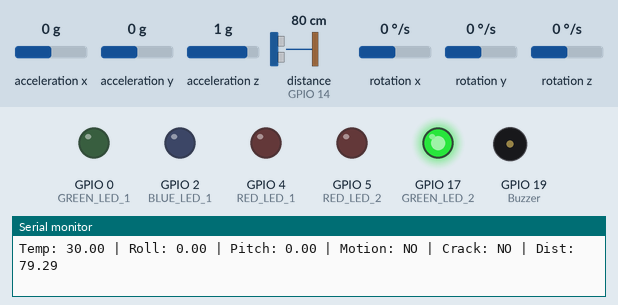
Simulated run of this sketch. Board: ESP32. Parts: output pins drawn as LEDs (lit = HIGH), buzzer (waves = sounding), the last lines printed to the serial monitor. Wiring (inferred from the names in the program): ultrasonic range finder: trigger GPIO 12; echo GPIO 14; MPU-6050 motion sensor at I2C address 0x68. The test bench sets the inputs (shaded band); at power-on: acceleration x 0 g, acceleration z 1 g, acceleration y 0 g, distance to the obstacle (sensor on GPIO 14) 80 cm, rotation x 0 °/s, rotation y 0 °/s, rotation z 0 °/s. The echo pulse lasts 58.3 µs per cm; WiFi joins after 1.5 s; servers stay silent unless stated; pins used as bus, display or sensor lines are not drawn.

Above: at 7.8 s.
7.9 s: acceleration x set to -0.5 g
9.4 s: acceleration x set to -0.8 g
At 9.9 s:
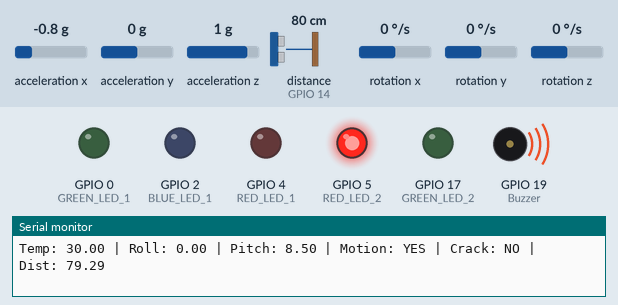
At 12.2 s:
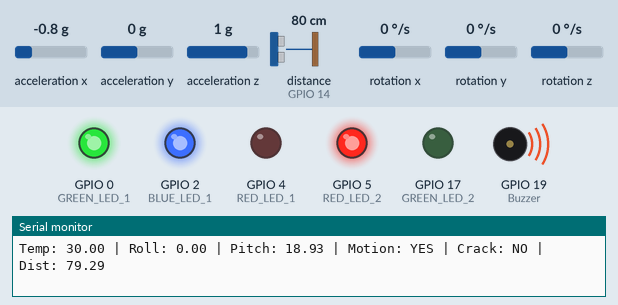
12.4 s: acceleration z set to -0.8 g
At 13.7 s:
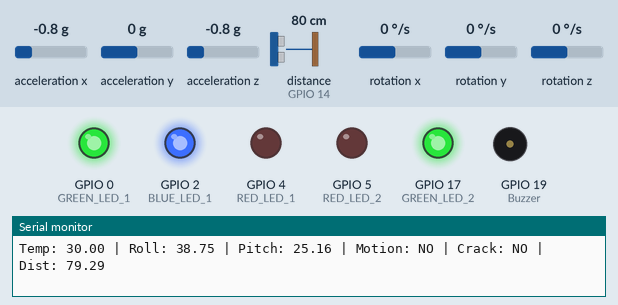
Timing chart, 0 to 15.5 s (numbered marks = the images above; inputs shaded):
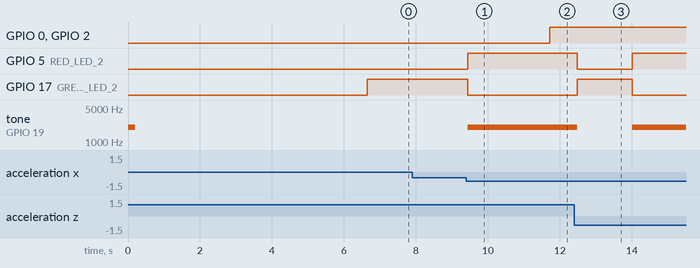

The sketch:

Bridge_Health_Monitoring.ino
```cpp
#define BLYNK_TEMPLATE_ID "TMPL3czJnlmzo"
#define BLYNK_TEMPLATE_NAME "Bridge Health Monitoring Shreyas"
#define BLYNK_AUTH_TOKEN "SNkEqQ0cNqoatX91OtsrP_5WF4cJ7hNR"

#include <Wire.h>
#include <WiFi.h>
#include <WiFiClient.h>
#include <BlynkSimpleEsp32.h>

// WiFi Credentials
char ssid[] = "Rakesh Rocky";
char pass[] = "nu1rs59j4k";

// MPU6250/6500
#define MPU_ADDR 0x68
// Ultrasonic - Updated Pin naming to match logic
#define TRIG_PIN 12
#define ECHO_PIN 14
#define SOUND_SPEED 0.034

#define RED_LED_1 4
#define RED_LED_2 5
#define BLUE_LED_1 2
#define BLUE_LED_2 16
#define GREEN_LED_1 0
#define GREEN_LED_2 17
#define Buzzer 19

// MPU6050 Variables
int16_t ax, ay, az, gx, gy, gz, tempRaw;
float ax_off = 0, ay_off = 0, az_off = 0;
float gx_off = 0, gy_off = 0, gz_off = 0;
float temp_offset = 0;
float roll = 0, pitch = 0;
unsigned long prevTime = 0;

float crackThreshold = 3.0;
float baseDistance = 0;
bool crackDetected = false;

// Motion detection
float accel_threshold = 0.2;
float gyro_threshold = 20.0;

// Connection Flags & Timer
bool isWiFiConnected = false;
bool isBlynkConnected = false;
BlynkTimer timer;

void setup() {
  Serial.begin(115200);

  // LED & Buzzer Setup
  pinMode(RED_LED_1, OUTPUT);
  pinMode(RED_LED_2, OUTPUT);
  pinMode(BLUE_LED_1, OUTPUT);
  pinMode(GREEN_LED_1, OUTPUT);
  pinMode(GREEN_LED_2, OUTPUT);
  pinMode(Buzzer, OUTPUT);
  tone(Buzzer, 2000, 200);

  pinMode(TRIG_PIN, OUTPUT);
  pinMode(ECHO_PIN, INPUT);

  // MPU6050 Initialization
  Wire.begin(21, 22);
  delay(200);
  Wire.beginTransmission(MPU_ADDR);
  Wire.write(0x6B);
  Wire.write(0x00);
  Wire.endTransmission(true);
  Serial.println("MPU Initialized");

  delay(2000);
  calibrateIMU();
  calibrateTemperature();

  // --- NEW: Initialize Base Distance ---
  baseDistance = getUltrasonicDistance();
  // If first reading fails, set a default or retry
  if(baseDistance <= 0) baseDistance = 20.0;
  Serial.print("Base Distance Set: ");
  Serial.println(baseDistance);

  prevTime = millis();

  WiFi.begin(ssid, pass);
  Blynk.config(BLYNK_AUTH_TOKEN);

  timer.setInterval(5000L, checkConnections);
  timer.setInterval(1000L, sendDataToBlynk);
}

void checkConnections() {
  if (WiFi.status() == WL_CONNECTED) {
    isWiFiConnected = true;
    digitalWrite(BLUE_LED_1, HIGH);
    digitalWrite(RED_LED_1, LOW);
  } else {
    isWiFiConnected = false;
    digitalWrite(BLUE_LED_1, LOW);
    digitalWrite(RED_LED_1, HIGH);
    WiFi.begin(ssid, pass);
  }

  isBlynkConnected = Blynk.connected();
  if (isBlynkConnected) {
    digitalWrite(GREEN_LED_1, HIGH);
    Blynk.virtualWrite(V0, "SYSTEM ACTIVE");
  } else {
    digitalWrite(GREEN_LED_1, LOW);
    if(isWiFiConnected) {
      Blynk.connect();
      Blynk.virtualWrite(V0, "SYSTEM OFFLINE");
    }
  }
}

void loop() {
  timer.run();

  if (WiFi.status() == WL_CONNECTED) {
    Blynk.run();
  }

  readMPU();

  // --- FIXED: Crack Detection Logic ---
  float currentDistance = getUltrasonicDistance();

  if (currentDistance > 0) {
    if (currentDistance > (baseDistance + crackThreshold)) {
      crackDetected = true;
    } else {
      crackDetected = false;
    }
  }

  unsigned long currentTime = millis();
  float dt = (currentTime - prevTime) / 1000.0;
  prevTime = currentTime;

  float ax_g = (ax - ax_off) / 16384.0;
  float ay_g = (ay - ay_off) / 16384.0;
  float az_g = (az - az_off) / 16384.0;
  float gx_dps = (gx - gx_off) / 131.0;
  float gy_dps = (gy - gy_off) / 131.0;
  float gz_dps = (gz - gz_off) / 131.0;

  float temperature = ((tempRaw / 340.0) + 36.53) - temp_offset;

  float roll_acc = atan2(ay_g, az_g) * 57.3;
  float pitch_acc = atan2(-ax_g, sqrt(ay_g * ay_g + az_g * az_g)) * 57.3;

  float alpha = 0.98;
  roll = alpha * (roll + gx_dps * dt) + (1 - alpha) * roll_acc;
  pitch = alpha * (pitch + gy_dps * dt) + (1 - alpha) * pitch_acc;

  float accel_mag = sqrt(ax_g*ax_g + ay_g*ay_g + az_g*az_g);
  bool motionDetected = false;

  if (fabs(accel_mag - 1.0) > accel_threshold ||
      fabs(gx_dps) > gyro_threshold ||
      fabs(gy_dps) > gyro_threshold ||
      fabs(gz_dps) > gyro_threshold) {
    motionDetected = true;
  }

  // Updated Alarm Logic to include crack detection
  if (motionDetected || abs(roll) > 45 || crackDetected) {
    tone(Buzzer, 2000);
    digitalWrite(RED_LED_2, HIGH);
    digitalWrite(GREEN_LED_2, LOW);
  } else {
    noTone(Buzzer);
    digitalWrite(RED_LED_2, LOW);
    digitalWrite(GREEN_LED_2, HIGH);
  }

  // if(crackDetected){
  //   tone(Buzzer, 2000);
  //   digitalWrite(RED_LED_2, HIGH);
  //   digitalWrite(GREEN_LED_2, LOW);
  // }else{
  //   noTone(Buzzer);
  //   digitalWrite(RED_LED_2, LOW);
  //   digitalWrite(GREEN_LED_2, HIGH);
  // }

  // Serial Monitor
  Serial.print("Temp: "); Serial.print(temperature, 2);
  Serial.print(" | Roll: "); Serial.print(roll, 2);
  Serial.print(" | Pitch: "); Serial.print(pitch, 2);
  Serial.print(" | Motion: "); Serial.print(motionDetected ? "YES" : "NO");
  Serial.print(" | Crack: "); Serial.print(crackDetected ? "YES" : "NO");
  Serial.print(" | Dist: "); Serial.print(currentDistance);
  Serial.println();

  delay(100);
}

void sendDataToBlynk() {
  float ax_g = (ax - ax_off) / 16384.0;
  float ay_g = (ay - ay_off) / 16384.0;
  float az_g = (az - az_off) / 16384.0;
  float gx_dps = (gx - gx_off) / 131.0;
  float gy_dps = (gy - gy_off) / 131.0;
  float gz_dps = (gz - gz_off) / 131.0;
  float accel_mag = sqrt(ax_g*ax_g + ay_g*ay_g + az_g*az_g);

  float temperature = ((tempRaw / 340.0) + 36.53) - temp_offset;
  bool motionDetected = false;
  if (fabs(accel_mag - 1.0) > accel_threshold ||
      fabs(gx_dps) > gyro_threshold ||
      fabs(gy_dps) > gyro_threshold ||
      fabs(gz_dps) > gyro_threshold) {
    motionDetected = true;
  }

  if (Blynk.connected()) {
    Blynk.virtualWrite(V1, temperature);
    Blynk.virtualWrite(V2, roll);
    Blynk.virtualWrite(V3, pitch);
    Blynk.virtualWrite(V4, motionDetected ? 255 : 0);
    Blynk.virtualWrite(V5, crackDetected ? 255 : 0);
  }
}

void readMPU() {
  Wire.beginTransmission(MPU_ADDR);
  Wire.write(0x3B);
  Wire.endTransmission(false);
  Wire.requestFrom(MPU_ADDR, 14, true);
  ax = Wire.read() << 8 | Wire.read();
  ay = Wire.read() << 8 | Wire.read();
  az = Wire.read() << 8 | Wire.read();
  tempRaw = Wire.read() << 8 | Wire.read();
  gx = Wire.read() << 8 | Wire.read();
  gy = Wire.read() << 8 | Wire.read();
  gz = Wire.read() << 8 | Wire.read();
}

void calibrateIMU() {
  int samples = 500;
  for (int i = 0; i < samples; i++) {
    readMPU();
    ax_off += ax; ay_off += ay; az_off += (az - 16384);
    gx_off += gx; gy_off += gy; gz_off += gz;
    delay(5);
  }
  ax_off /= samples; ay_off /= samples; az_off /= samples;
  gx_off /= samples; gy_off /= samples; gz_off /= samples;
}

void calibrateTemperature() {
  long sum = 0;
  for (int i = 0; i < 100; i++) {
    readMPU(); sum += tempRaw; delay(10);
  }
  float avgRaw = sum / 100.0;
  float measured = (avgRaw / 340.0) + 36.53;
  temp_offset = measured - 30.0;
}

float getUltrasonicDistance() {
  digitalWrite(TRIG_PIN, LOW);
  delayMicroseconds(2);
  digitalWrite(TRIG_PIN, HIGH);
  delayMicroseconds(10);
  digitalWrite(TRIG_PIN, LOW);

  // 26ms timeout avoids huge junk values if echo is missed
  long duration = pulseIn(ECHO_PIN, HIGH, 26000);

  if (duration <= 0) return -1.0;

  return (duration * SOUND_SPEED) / 2.0;
}
```

Measured:
- the behaviour switches between -0.6 and -0.7 g on acceleration x (found by bisection; images 0 and 1)
- after the input at 9.4 s, GPIO 5 (RED_LED_2): LOW → HIGH at once; GPIO 17 (GREEN_LED_2): HIGH → LOW at once; tone on GPIO 19 (Buzzer): silent → 2000 Hz at once
- after the input at 12.4 s, GPIO 5 (RED_LED_2): HIGH → LOW after 0.08 s, → HIGH 1.5 s later; GPIO 17 (GREEN_LED_2): LOW → HIGH after 0.08 s, → LOW 1.5 s later; tone on GPIO 19 (Buzzer): 2000 Hz → silent after 0.08 s, → 2000 Hz 1.5 s later
